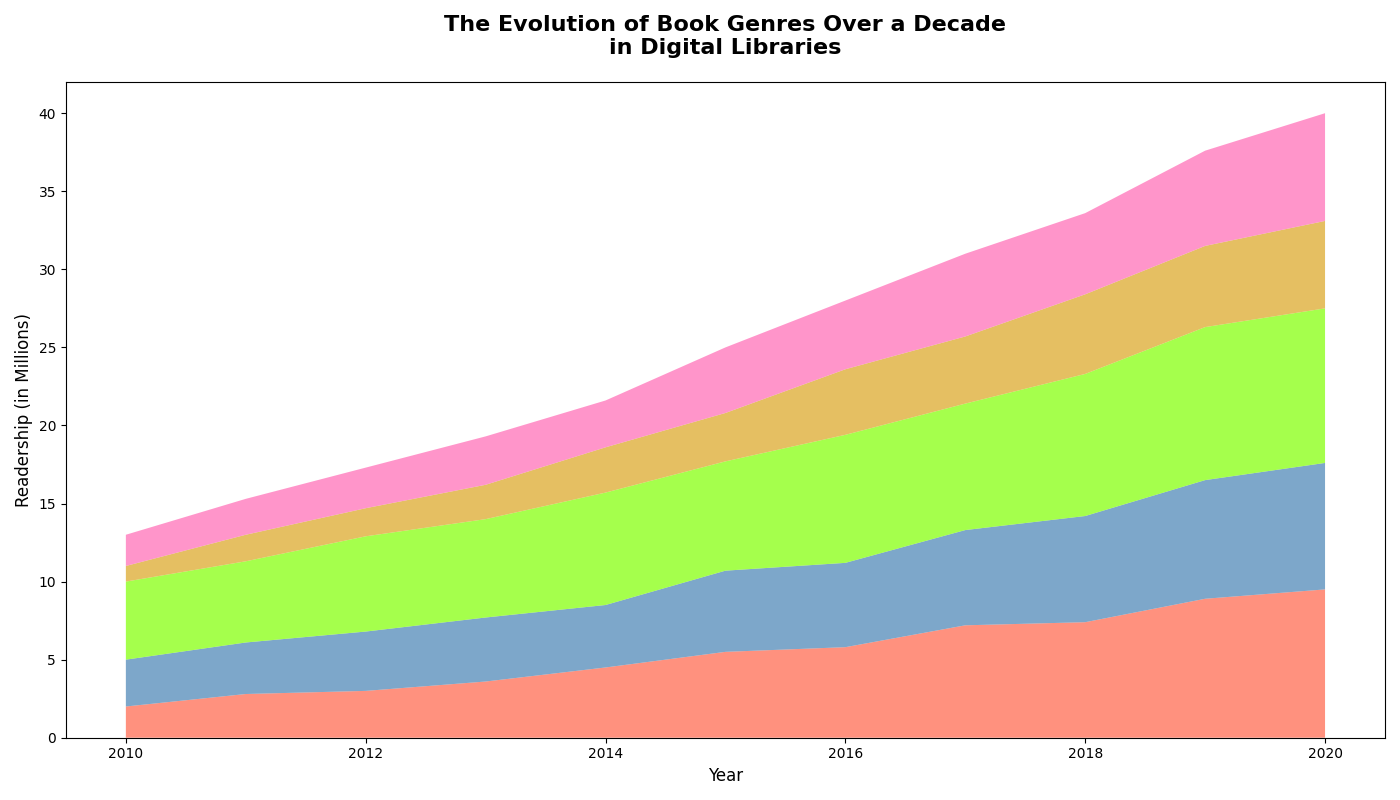

Write the Python code that produced this figure.
import matplotlib.pyplot as plt
import numpy as np

years = np.arange(2010, 2021)

fantasy_readership = [2, 2.8, 3, 3.6, 4.5, 5.5, 5.8, 7.2, 7.4, 8.9, 9.5]
mystery_readership = [3, 3.3, 3.8, 4.1, 4, 5.2, 5.4, 6.1, 6.8, 7.6, 8.1]
non_fiction_readership = [5, 5.2, 6.1, 6.3, 7.2, 7, 8.2, 8.1, 9.1, 9.8, 9.9]
romance_readership = [1, 1.7, 1.8, 2.2, 2.9, 3.1, 4.2, 4.3, 5.1, 5.2, 5.6]
sci_fi_readership = [2, 2.3, 2.6, 3.1, 3, 4.2, 4.4, 5.3, 5.2, 6.1, 6.9]

readership_data = np.vstack([fantasy_readership, mystery_readership, non_fiction_readership, romance_readership, sci_fi_readership])

fig, ax = plt.subplots(figsize=(14, 8))

ax.stackplot(years, readership_data, colors=['#ff6347', '#4682b4', '#7fff00', '#daa520', '#ff69b4'], alpha=0.7)

ax.set_title('The Evolution of Book Genres Over a Decade\nin Digital Libraries', fontsize=16, fontweight='bold', pad=20)
ax.set_xlabel('Year', fontsize=12)
ax.set_ylabel('Readership (in Millions)', fontsize=12)

plt.tight_layout()

plt.show()
